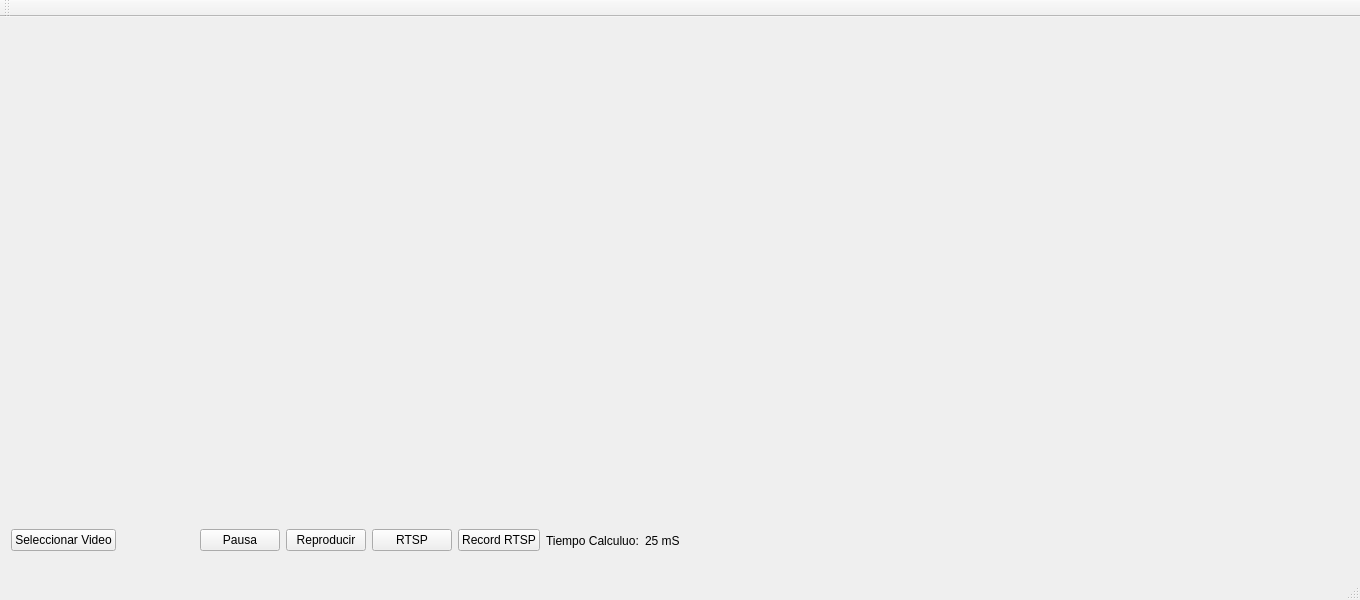
<?xml version="1.0" encoding="UTF-8"?>
<ui version="4.0">
 <class>MainWindow</class>
 <widget class="QMainWindow" name="MainWindow">
  <property name="geometry">
   <rect>
    <x>0</x>
    <y>0</y>
    <width>1360</width>
    <height>600</height>
   </rect>
  </property>
  <property name="sizePolicy">
   <sizepolicy hsizetype="Fixed" vsizetype="Fixed">
    <horstretch>0</horstretch>
    <verstretch>0</verstretch>
   </sizepolicy>
  </property>
  <property name="minimumSize">
   <size>
    <width>1360</width>
    <height>600</height>
   </size>
  </property>
  <property name="maximumSize">
   <size>
    <width>1360</width>
    <height>600</height>
   </size>
  </property>
  <property name="windowTitle">
   <string>MainWindow</string>
  </property>
  <widget class="QWidget" name="centralWidget">
   <layout class="QGridLayout" name="gridLayout">
    <item row="0" column="0">
     <layout class="QHBoxLayout" name="horizontalLayout_5">
      <item>
       <widget class="QLabel" name="lbImageOrigin">
        <property name="minimumSize">
         <size>
          <width>640</width>
          <height>480</height>
         </size>
        </property>
        <property name="maximumSize">
         <size>
          <width>640</width>
          <height>480</height>
         </size>
        </property>
        <property name="text">
         <string/>
        </property>
       </widget>
      </item>
      <item>
       <widget class="QLabel" name="lbImage">
        <property name="sizePolicy">
         <sizepolicy hsizetype="Fixed" vsizetype="Fixed">
          <horstretch>0</horstretch>
          <verstretch>0</verstretch>
         </sizepolicy>
        </property>
        <property name="minimumSize">
         <size>
          <width>640</width>
          <height>480</height>
         </size>
        </property>
        <property name="maximumSize">
         <size>
          <width>640</width>
          <height>480</height>
         </size>
        </property>
        <property name="text">
         <string/>
        </property>
       </widget>
      </item>
     </layout>
    </item>
    <item row="1" column="0">
     <layout class="QHBoxLayout" name="horizontalLayout_6">
      <item>
       <layout class="QHBoxLayout" name="horizontalLayout_4">
        <item>
         <layout class="QHBoxLayout" name="horizontalLayout_2">
          <item>
           <widget class="QPushButton" name="btSelect">
            <property name="text">
             <string>Seleccionar Video</string>
            </property>
           </widget>
          </item>
          <item>
           <spacer name="horizontalSpacer">
            <property name="orientation">
             <enum>Qt::Horizontal</enum>
            </property>
            <property name="sizeHint" stdset="0">
             <size>
              <width>40</width>
              <height>20</height>
             </size>
            </property>
           </spacer>
          </item>
          <item>
           <layout class="QHBoxLayout" name="horizontalLayout">
            <item>
             <widget class="QPushButton" name="btPause">
              <property name="text">
               <string>Pausa</string>
              </property>
             </widget>
            </item>
            <item>
             <widget class="QPushButton" name="btPlay">
              <property name="text">
               <string>Reproducir</string>
              </property>
             </widget>
            </item>
            <item>
             <widget class="QPushButton" name="btRTSP">
              <property name="text">
               <string>RTSP</string>
              </property>
             </widget>
            </item>
            <item>
             <widget class="QPushButton" name="btRecordRTSP">
              <property name="text">
               <string>Record RTSP</string>
              </property>
             </widget>
            </item>
           </layout>
          </item>
         </layout>
        </item>
        <item>
         <layout class="QHBoxLayout" name="horizontalLayout_3">
          <item>
           <widget class="QLabel" name="label">
            <property name="text">
             <string>Tiempo Calculuo:</string>
            </property>
           </widget>
          </item>
          <item>
           <widget class="QLabel" name="lbTime">
            <property name="text">
             <string>25 mS</string>
            </property>
           </widget>
          </item>
         </layout>
        </item>
       </layout>
      </item>
      <item>
       <spacer name="horizontalSpacer_2">
        <property name="orientation">
         <enum>Qt::Horizontal</enum>
        </property>
        <property name="sizeHint" stdset="0">
         <size>
          <width>40</width>
          <height>20</height>
         </size>
        </property>
       </spacer>
      </item>
     </layout>
    </item>
   </layout>
  </widget>
  <widget class="QMenuBar" name="menuBar">
   <property name="geometry">
    <rect>
     <x>0</x>
     <y>0</y>
     <width>1360</width>
     <height>22</height>
    </rect>
   </property>
  </widget>
  <widget class="QToolBar" name="mainToolBar">
   <attribute name="toolBarArea">
    <enum>TopToolBarArea</enum>
   </attribute>
   <attribute name="toolBarBreak">
    <bool>false</bool>
   </attribute>
  </widget>
  <widget class="QStatusBar" name="statusBar"/>
 </widget>
 <layoutdefault spacing="6" margin="11"/>
 <resources/>
 <connections/>
</ui>
